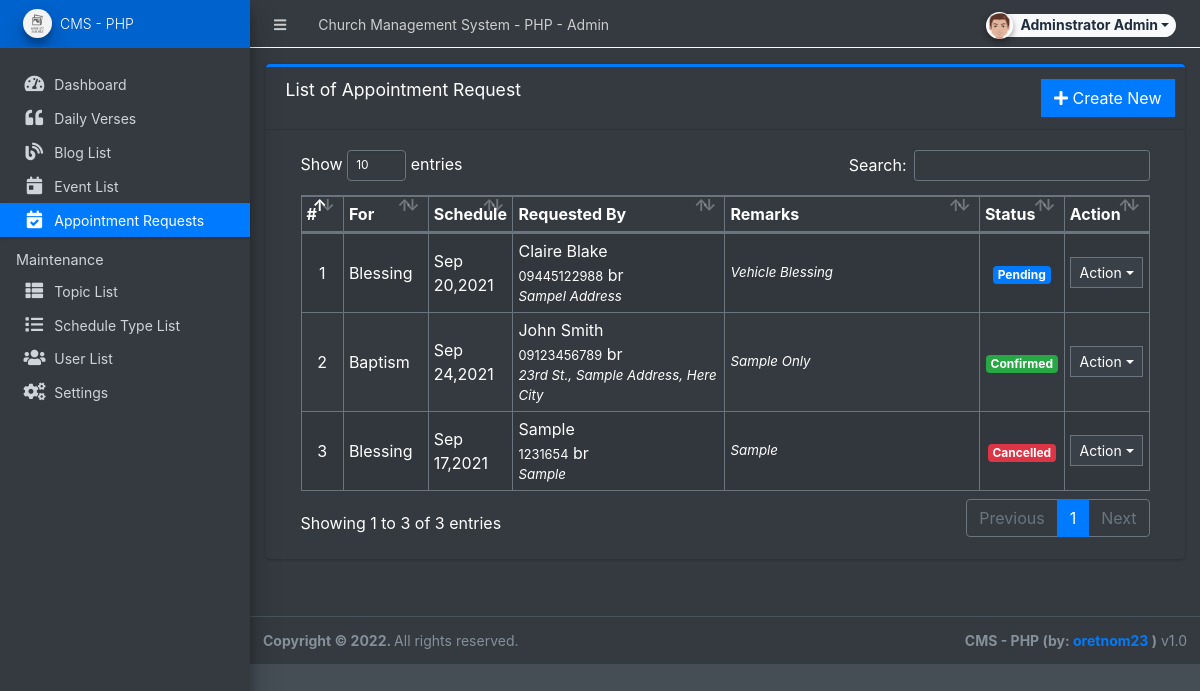
Page /admin/?page=appointment (signed in) on the committed database.
### tables this page shows
CREATE TABLE `appointment_request` (
  `id` int(30) NOT NULL,
  `sched_type_id` int(30) NOT NULL,
  `fullname` text NOT NULL,
  `contact` text NOT NULL,
  `address` text NOT NULL,
  `schedule` datetime NOT NULL,
  `remarks` text NOT NULL,
  `status` tinyint(1) NOT NULL DEFAULT 0,
  `date_created` datetime NOT NULL DEFAULT current_timestamp(),
  `date_updated` datetime DEFAULT NULL ON UPDATE current_timestamp()
);

CREATE TABLE `schedule_type` (
  `id` int(11) NOT NULL,
  `sched_type` text NOT NULL,
  `description` text NOT NULL,
  `status` tinyint(1) NOT NULL DEFAULT 1
);

### admin/appointment/index.php (the view, shortened to what this page needs)
<div class="card card-outline card-primary">
	<div class="card-header">
		<h3 class="card-title">List of Appointment Request</h3>
		<div class="card-tools">
			<a href="?page=appointment/manage_appointment" class="btn btn-flat btn-primary"><span class="fas fa-plus"></span>  Create New</a>
		</div>
	</div>
	<div class="card-body">
		<div class="container-fluid">
        <div class="container-fluid">
			<table class="table table-bordered table-hover table-striped">
				<colgroup>
					<col width="5%">
					<col width="10%">
					<col width="10%">
					<col width="25%">
					<col width="30%">
					<col width="10%">
					<col width="10%">
				</colgroup>
				<thead>
					<tr>
						<th>#</th>
						<th>For</th>
						<th>Schedule</th>
						<th>Requested By</th>
						<th>Remarks</th>
						<th>Status</th>
						<th>Action</th>
					</tr>
				</thead>
				<tbody>
					<?php
					$i = 1;
						$qry = $conn->query("SELECT r.*, t.sched_type from `appointment_request` r inner join `schedule_type` t on r.sched_type_id = t.id order by FIELD(r.status,0,1,2) asc, unix_timestamp(r.`date_created`) asc ");
						while($row = $qry->fetch_assoc()):
					?>
						<tr>
							<td class="text-center"><?php echo $i++; ?></td>
							<td><?php echo $row['sched_type'] ?></td>
							<td><?php echo date("M d,Y",strtotime($row['schedule'])) ?></td>
							<td>
								<?php echo $row['fullname'] ?><br>
								<small><?php echo $row['contact'] ?></small> br
								<small class="truncate" title="<?php echo $row['address'] ?>"><?php echo $row['address'] ?></small>
							</td>
							<td>
								<p class="m-0 truncate"><?php echo $row['remarks'] ?></p>
							</td>
							<td class="text-center">
								<?php if($row['status'] == 1): ?>
									<span class="badge badge-success">Confirmed</span>
								<?php elseif($row['status'] == 2): ?>
									<span class="badge badge-danger">Cancelled</span>
								<?php else: ?>
									<span class="badge badge-primary">Pending</span>
								<?php endif; ?>
							</td>
							<td align="center">
								 <button type="button" class="btn btn-flat btn-default btn-sm dropdown-toggle dropdown-icon" data-toggle="dropdown">
				                  		Action
				                  </button>
							</td>
						</tr>
					<?php endwhile; ?>
				</tbody>
			</table>
		</div>
		</div>
	</div>
</div>

### rows in the picture
appointment_request: schedule_type.sched_type "Blessing", schedule "Sep 20,2021", fullname "Claire Blake", contact "09445122988", address "Sampel Address", remarks "Vehicle Blessing", status "Pending"
appointment_request: schedule_type.sched_type "Baptism", schedule "Sep 24,2021", fullname "John Smith", contact "09123456789", address "23rd St., Sample Address, Here City", remarks "Sample Only", status "Confirmed"
appointment_request: schedule_type.sched_type "Blessing", schedule "Sep 17,2021", fullname "Sample", contact "1231654", address "Sample", remarks "Sample", status "Cancelled"

### other values in the picture
$_settings->info('name') "Church Management System - PHP"
$_settings->userdata('firstname').' '.$_settings->userdata('lastname') "Adminstrator Admin"
$_settings->info('short_name') "CMS - PHP"
